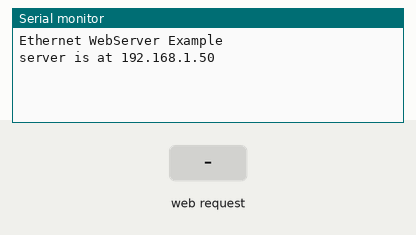
Bench run of a sketch on a simulated Arduino Mega 2560, built for the host (arithmetic inside an expression is 32-bit, double 64-bit). On the bench: the last lines printed to the serial monitor. The inputs (shaded band) are chosen by the test bench. WiFi joins after 1.5 s; servers stay silent unless stated.

Above: at 2.7 s.
2.8 s: HTTP request GET /on received
At 4.0 s:
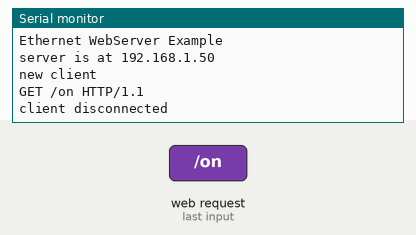
4.3 s: HTTP request GET /off received
At 5.3 s:
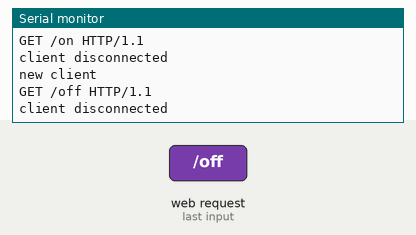

Measured:
- after the input at 2.8 s, the serial monitor: prints a new line at once (image 1)
- after the input at 4.3 s, the serial monitor: prints a new line at once (image 2)

The sketch:

WebServer2560.ino
```cpp
// (licence header left out)
 /**
  * Test of the webserver for Arduino Mega 2560 with the Arduino Ethernet Shield.
  *
  * @author mattiaruberto (mattia.ruberto@samtrevano.ch)
  * @author giuliobosco (giuliobva@gmail.com)
  * @version 1.0.1 (2019-02-22 - 2019-03-07 fix comments)
  */

// include arduino serial library
#include <SPI.h>
// include arduino ethernet library
#include <Ethernet.h>

// set the mac address of the arduino ethernet shield
byte mac[] = {0xDE, 0xAD, 0xBE, 0xEF, 0xFE, 0xED};

// create an Ethernet web server listening on the port 80
EthernetServer server(80);

// Variable to store the HTTP request
String header;

/**
 * Setup the Arduino.
 */
void setup() {
  // configure the serial port at 9600 bit/s
  SERIAL_PORT_USBVIRTUAL.begin(115200);
  // print on the serial the string
  SERIAL_PORT_HARDWARE.println("Ethernet WebServer Example");

  // Start the ethernet shield with the mac address.
  Ethernet.begin(mac);

  // check if the ethernet shield is connected to the Arduino
  if (Ethernet.hardwareStatus() == EthernetNoHardware) {
    SERIAL_PORT_HARDWARE.println("Ethernet shield was not found.  Sorry, can't run without hardware. :(");
    while (true) {
      delay(1); // do nothing, no point of running without Ethernet hardware
    }
  }

  // check if the cable is connected to the ethernet shield
  if (Ethernet.linkStatus() == LinkOFF) {
    SERIAL_PORT_HARDWARE.println("Ethernet cable is not connected.");
  }

  // start the server
  server.begin();
  SERIAL_PORT_HARDWARE.print("server is at ");
  SERIAL_PORT_HARDWARE.println(Ethernet.localIP());
}

/*
 * Run the server.
 */
void loop() {
  // listen for clients requests
  EthernetClient client = server.available();

  // on client connected
  if (client) {
    SERIAL_PORT_HARDWARE.println("new client");
    // an http request ends with a blank line
    bool currentLineIsBlank = true;
    while (client.connected()) {
      if (client.available()) {
        char c = client.read();             // read a byte, then
        SERIAL_PORT_HARDWARE.write(c);                    // print it out in the serial monitor
        header += c;
        if (c == '\n') {
          // send a standard http response header
          client.println("HTTP/1.1 200 OK");
          client.println("Content-Type: text/html");
          client.println("Connection: close");  // the connection will be closed after completion of the response
          //client.println("Refresh: 5");  // refresh the page automatically every 5 sec
          client.println();
          client.println("<!DOCTYPE HTML>");
          client.println("<html>");
          client.println("<head>");
          client.println("<title>Web Server</title>");
          client.println("</head>");
          client.println("<body>");
          if (header.indexOf("GET /on") >= 0) {
            client.println("<h1>On</h1>");
          } else if (header.indexOf("GET /off") >= 0) {
            client.println("<h1>Off</h1>");
          }else{
            client.println("<h1>Undefined</h1>");
          }
          client.println("</body>");
          client.println("</html>");

          delay(1);
          client.stop();
          SERIAL_PORT_HARDWARE.println("client disconnected");
        }
      }
    }
  }
}
```
